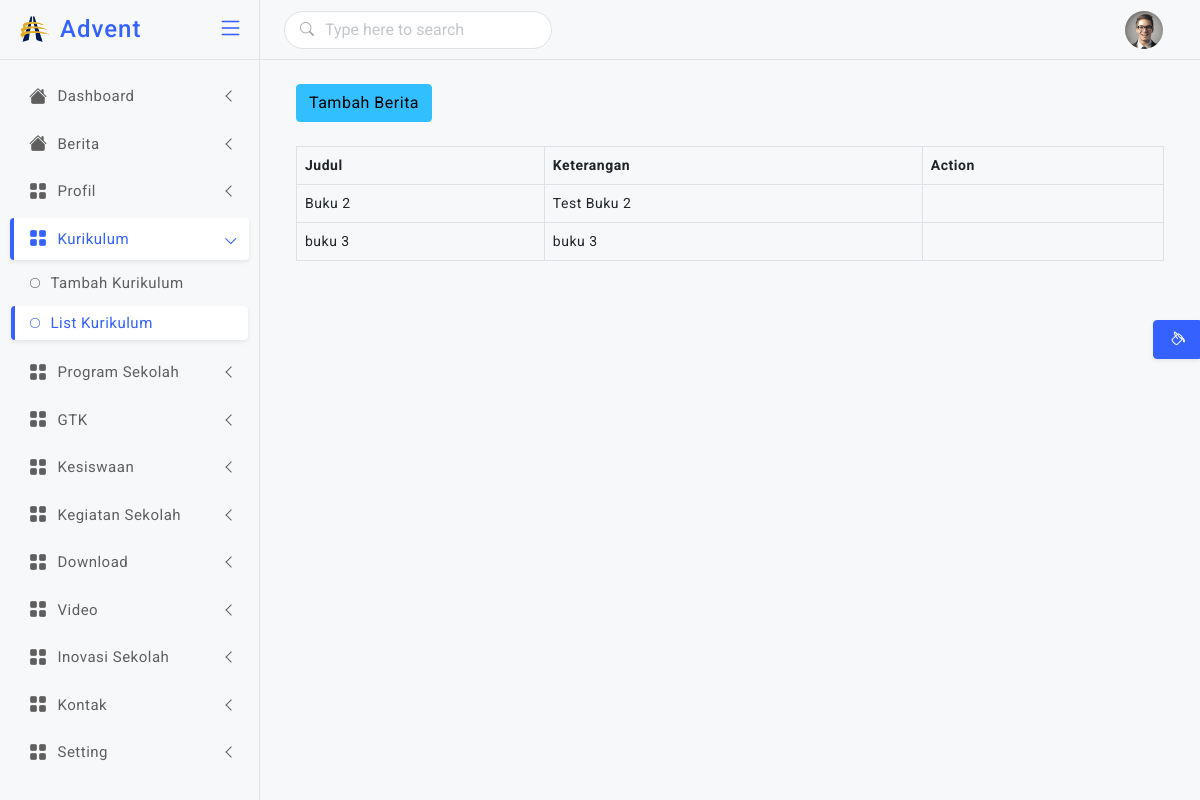
The app's page /backend/list-kurikulum/ (signed in) with its own data.
### backend/models.py (models this page shows, shortened)
class Kurikulum(models.Model):
    judul = models.CharField(max_length=200, default="")
    keterangan = models.TextField(default="")

### backend/views.py (the view)
# urls.py: path('list-kurikulum/',views.list_kurikulum, name='list-kurikulum'),
@login_required(login_url=settings.LOGIN_URL)
def list_kurikulum(request):
    kurikulum = Kurikulum.objects.all()
    context ={
        'title':'Kurikulum',
        'kurikulum':kurikulum
    }
    return render(request,'backend/list-kurikulum.html',context)

### backend/templates/backend/list-kurikulum.html (shortened to what this page needs)
{% extends "backend/master.html" %}
{% load crispy_forms_tags %}
{% block dashboard %}
<div class="container">
    <div class="row">
        <div class="col-md-12">
            <a href="{% url 'add-kurikulum' %}" class="btn btn-info mb-4"> Tambah Berita</a>
            <table class="table table-bordered table-hover">
                <thead>
                    <tr>
                        <th>Judul</th>
                        <th>Keterangan</th>
                        <th>Action</th>
                    </tr>
                </thead>
                <tbody>
                    {% for s in kurikulum %}
                    <tr>
                        <td>{{s.judul}}</td>
                        <td>{{s.keterangan |truncatechars:50}}</td>
                        <td>
                        </td>
                    </tr>
                    {% endfor %}
                </tbody>
            </table>
        </div>
    </div>
</div>
{% endblock dashboard %}

### static/assets/css/style.css (style rules this page uses)
body { font-size: 14px; color: #4c5258; letter-spacing: .5px; font-family: Roboto, sans-serif; background-color: #f7f8fa; overflow-x: hidden; }
a { text-decoration: none; }
::placeholder { opacity: 0.4 !important; }

### records on screen
Kurikulum: judul "Buku 2", keterangan "Test Buku 2"
Kurikulum: judul "buku 3", keterangan "buku 3"
